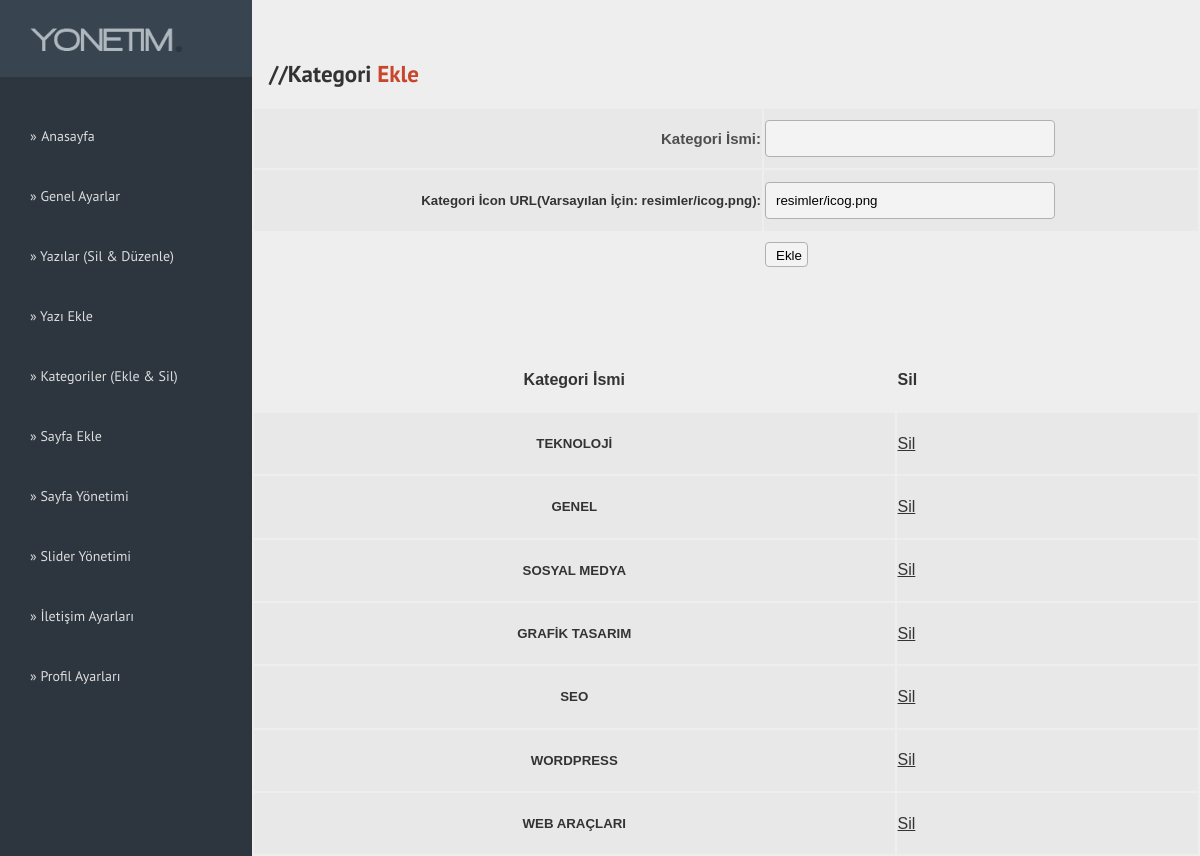
The app's page /yonetim/kategori.php (signed in) with its own data.
### tables this page shows
CREATE TABLE IF NOT EXISTS `kategori` (
  `id` int(11) NOT NULL AUTO_INCREMENT,
  `ad` varchar(255) NOT NULL,
  `icon` varchar(5555) NOT NULL,
  PRIMARY KEY (`id`)
);

### www/yonetim/kategori.php (the view, shortened to what this page needs)
<?php require_once('../Connections/blog.php'); ?>
<?php
$editFormAction = $_SERVER['PHP_SELF'];
if (isset($_SERVER['QUERY_STRING'])) {
  $editFormAction .= "?" . htmlentities($_SERVER['QUERY_STRING']);
}
$query_kategoriler = "SELECT * FROM kategori ORDER BY id DESC";
$kategoriler = mysql_query($query_kategoriler, $blog) or die(mysql_error());
$row_kategoriler = mysql_fetch_assoc($kategoriler);
?>
<!DOCTYPE html PUBLIC "-//W3C//DTD XHTML 1.0 Transitional//EN" "http://www.w3.org/TR/xhtml1/DTD/xhtml1-transitional.dtd">
<html xmlns="http://www.w3.org/1999/xhtml">
<head>
<link href="css/admin-style.css" rel="stylesheet" type="text/css" />
</head>
<body>
<div class="genel">
	<div class="left-nav">
    	<div class="left-top"><img src="image/admin-logo.png" width="200" /></div>
	  <ul>
	    <li><a href="index.php?id=1">»</a> <a href="index.php">Anasayfa</a></li>
	    <li><a href="ayarlar.php">» Genel Ayarlar</a></li>
	    <li><a href="yazilar.php">» Yazılar (Sil &amp; Düzenle)</a></li>
	    <li><a href="yazi-ekle.php">» Yazı Ekle</a></li>
	    <li><a href="kategori.php">» Kategoriler (Ekle & Sil)</a></li>
	    <li><a href="sayfa-ekle.php">» Sayfa Ekle</a></li>
	    <li><a href="sayfalar.php">» Sayfa Yönetimi</a></li>
	    <li><a href="slider.php">» Slider Yönetimi</a></li>
	    <li><a href="iletisim.php">» İletişim Ayarları</a></li>
	    <li><a href="profil.php">» Profil Ayarları</a></li>
	    <li></li>
      </ul>
</div>
  <div class="content">  <h2>//Kategori<span> Ekle</span></h2>
      <form action="<?php echo $editFormAction; ?>" method="post" name="form1" id="form1">
        <table width="100%" align="center">
          <tr valign="baseline">
            <td height="42" align="right" valign="middle" nowrap="nowrap" bgcolor="#E8E8E8"><h4>Kategori İsmi:</h4></td>
            <td valign="middle" bgcolor="#E8E8E8"><input type="text" name="ad" value="" size="32" /></td>
          </tr>
          <tr valign="baseline">
        <td height="37" align="right" nowrap="nowrap" bgcolor="#E8E8E8"><h5>Kategori İcon URL(Varsayılan İçin: resimler/icog.png):</h5></td>
        <td height="37" bgcolor="#E8E8E8"><input type="text" name="icon" value="resimler/icog.png" size="32" /></td>
      </tr>
          <tr valign="baseline">
            <td height="41" align="right" valign="middle" nowrap="nowrap">&nbsp;</td>
            <td valign="middle"><input type="submit" value="Ekle" /></td>
          </tr>
        </table>
    </form>
      <p>&nbsp;</p>
<br />
   <table width="100%">
     <tr>
       <td width="68%" height="39" align="center"><h4>Kategori İsmi</h4></td>
       <td width="32%"><h4>Sil</h4></td>
     </tr>
     <?php do { ?>
       <tr>
         <td height="20" align="center" bgcolor="#E8E8E8"><h5><?php echo $row_kategoriler['ad']; ?></h5></td>
         <td bgcolor="#E8E8E8"><a href="sil.php?idk=<?php echo $row_kategoriler['id']; ?>">Sil</a></td>
       </tr>
       <?php } while ($row_kategoriler = mysql_fetch_assoc($kategoriler)); ?>
   </table>
  </div>
</div>
</body>
</html>

### www/yonetim/css/admin-style.css (style rules this page uses)
html, body { height: 100%; min-height: 100%; }
body { position:relative; background-attachment: fixed; -webkit-background-size: cover; -moz-background-size: cover; -o-background-size: cover; background-size: cover; margin: 0px; font-family: Arial, Helvetica, sans-serif; color: #333; background-color: #EEE; }
.left-top { background-color: #384450; height: 67px; margin-right: 0px; margin-bottom: 30px; margin-left: 0px; padding-top: 10px; }
.genel { width: 100%; margin: 0px; float: left; background-color: #2D363F; }
.left-nav { height: 100%; min-height: 100%; width: 21%; background-color: #2d363f; float: left; }
.content { min-height:690px; background-color: #EEE; width: 79%; padding-top: 40px; float: left; }
.left-nav ul { padding-top: 20px; padding-right: 0px; padding-bottom: 0px; padding-left: 10px; margin-top: 30px; margin-left: 20px; }
.left-nav ul li a { font-family: 'PT Sans', sans-serif; color: #DDD; text-decoration: none; font-size: 14px; }
.content form table tr td h4 { color: #4E4E4E; font-size: 15px; margin-left: 10px; }
.left-nav ul li { list-style-type: none; display: block; height: 60px; width: 150px; }
.content h2 { color: #333; font-family: 'PT Sans', sans-serif; font-size: 23px; margin-left: 17px; }
.content h2 span { color: #C9452B; }
.content table tr td a { color: #333; }
.content input { border: 1px solid #B0B0B0; -webkit-border-radius: 4px; -moz-border-radius: 4px; border-radius: 4px; height: 25px; padding-top: 5px; padding-right: 5px; padding-bottom: 5px; padding-left: 10px; background-color: #F3F3F3; }

### records on screen
kategori: ad "TEKNOLOJİ"
kategori: ad "GENEL"
kategori: ad "SOSYAL MEDYA"
kategori: ad "GRAFİK TASARIM"
kategori: ad "SEO"
kategori: ad "WORDPRESS"
kategori: ad "WEB ARAÇLARI"
